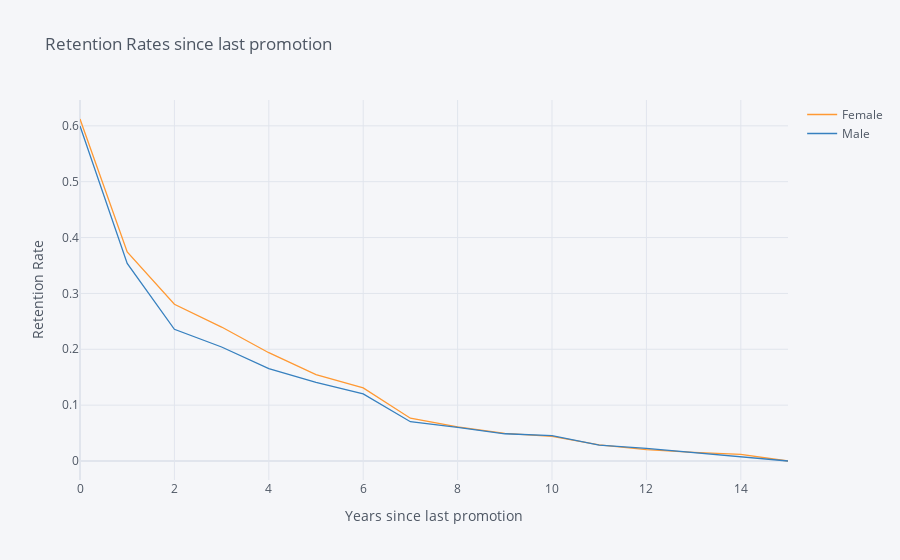

The code cell stored with this chart in its notebook:
### Markdown cell above
## 3. Let's look at retention rate by gender from a third perspective - the number of years since the employee's last promotion. Generate and plot a survival curve showing this.

### Code cell
rates = survival(data, 'Gender', 'YearsSinceLastPromotion','RelationshipSatisfaction')
rates.iplot(kind='line', xTitle='Years since last promotion', yTitle='Retention Rate',
            title='Retention Rates since last promotion')

### Figure 1 — Plotly figure (JSON) as saved in the notebook; plotly's stock layout.template omitted (floating-point values rounded to 4 significant figures)
{"data": [{"line": {"color": "rgba(255, 153, 51, 1.0)", "dash": "solid", "shape": "linear", "width": 1.3}, "mode": "lines", "name": "Female", "text": "", "type": "scatter", "x": [0, 1, 2, 3, 4, 5, 6, 7, 8, 9, 10, 11, 12, 13, 14, 15], "y": [0.6122, 0.3741, 0.2806, 0.2398, 0.1939, 0.1548, 0.131, 0.07653, 0.06122, 0.04932, 0.04422, 0.02891, 0.02041, 0.01531, 0.0119, 0]}, {"line": {"color": "rgba(55, 128, 191, 1.0)", "dash": "solid", "shape": "linear", "width": 1.3}, "mode": "lines", "name": "Male", "text": "", "type": "scatter", "x": [0, 1, 2, 3, 4, 5, 6, 7, 8, 9, 10, 11, 12, 13, 14, 15], "y": [0.5998, 0.3537, 0.2358, 0.2041, 0.1655, 0.1406, 0.1202, 0.07029, 0.06009, 0.04875, 0.04535, 0.02834, 0.02268, 0.01474, 0.006803, 0]}], "layout": {"legend": {"bgcolor": "#F5F6F9", "font": {"color": "#4D5663"}}, "paper_bgcolor": "#F5F6F9", "plot_bgcolor": "#F5F6F9", "title": {"font": {"color": "#4D5663"}, "text": "Retention Rates since last promotion"}, "xaxis": {"gridcolor": "#E1E5ED", "showgrid": true, "tickfont": {"color": "#4D5663"}, "title": {"font": {"color": "#4D5663"}, "text": "Years since last promotion"}, "zerolinecolor": "#E1E5ED"}, "yaxis": {"gridcolor": "#E1E5ED", "showgrid": true, "tickfont": {"color": "#4D5663"}, "title": {"font": {"color": "#4D5663"}, "text": "Retention Rate"}, "zerolinecolor": "#E1E5ED"}}}
